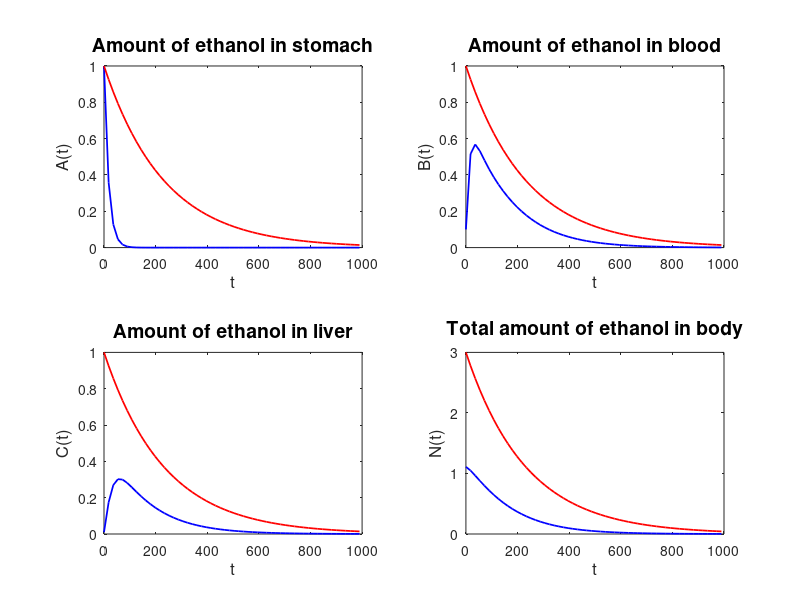

Recreate this plot in MATLAB.
%%%%%%%%%%%%%%%%%%%%%%%%%%%%%%%%%%%%%%%%%%%%%%%%%%%%%%%%%
%                                                       %
% Algorithm 2: First NSFD Method For Ethanol Metabolism %
%                                                       %
%%%%%%%%%%%%%%%%%%%%%%%%%%%%%%%%%%%%%%%%%%%%%%%%%%%%%%%%%

% Step 0: Clearing

clear all;
close all;
clc;

% Step 1: Define All Constant Problem Parameters

a = 0.1;
b = 0.025;
c = 0.020;
d = 1;

% Step 2: Set Up Time Vector, Solution Vectors And Initial Conditions

% Step 2.1: Definition Of Time Vector

T = 1000;
h = 18;
t = 0:h:T;

% Step 2.2: Definition Of Initial Conditions And Solution Matrix X

X2      = zeros(3,length(t));
eig2      = zeros(3,length(t));
A_0     = 1.00;
B_0     = 0.10;
C_0     = 0.01;
eig2(1,1) = 1.00;
eig2(2,1) = 1.00;
eig2(3,1) = 1.00;
X2(1,1) = A_0;
X2(2,1) = B_0;
X2(3,1) = C_0;

% Step 2.3: Eigenvalues and Eigenvectors of System Matrix of Super-Solution

A_Super   = [-a 0 0; a -b b; 0 b -(b+c/(d+A_0+B_0+C_0))];
[V,W]     = eig(A_Super);

% Step 3: NSFD Method For Solving The Differential Equation

% Step 3.1: Definition Of Matrix A2

A2      = zeros(3,3);
A2(1,1) = 1/(1+h*a);

% Step 3.2: Solution Loop For NSFD Scheme

for j = 1:1:(length(t)-1)
  A2(2,1)     = ((h*a)/((1+h*a)*(1+h*b)));
  A2(2,2)     = (1/(1+h*b));
  A2(2,3)     = (h*b)/((1+h*b));
  A2(3,1)     = (h^2*a*b)/((1+h*a)*(1+h*b)*(1+(h*c)/(d+X2(3,j))));
  A2(3,2)     = (h*b)/((1+h*b)*(1+(h*c)/(d+X2(3,j))));
  A2(3,3)     = 1/((1+h*b)*(1+(h*c)/(d+X2(3,j))));
  eig2(:,j+1) = eig(A2);
  X2(:,j+1)   = A2*X2(:,j);
endfor

% Step 4: Plotting Of Solutions

A2_max = max(max(A2(:,2:1:end)));

figure(2)

hold on

subplot(2,2,1);
plot(t,X2(1,:),'color','blue','linewidth',1.25);
hold on
plot(t,(max([A_0,B_0,C_0]))*exp(max(min(W))*t),'color','red','linewidth',1.25);
title('Amount of ethanol in stomach','fontsize',14);
xlabel('t','fontsize',12);
ylabel('A(t)','fontsize',12);
yticks([0 0.2 0.4 0.6 0.8 1.0 1.2]);

subplot(2,2,2);
plot(t,X2(2,:),'color','blue','linewidth',1.25);
hold on
plot(t,(max([A_0,B_0,C_0]))*exp(max(min(W))*t),'color','red','linewidth',1.25);
title('Amount of ethanol in blood','fontsize',14);
xlabel('t','fontsize',12);
ylabel('B(t)','fontsize',12);
yticks([0 0.2 0.4 0.6 0.8 1.0 1.2]);

subplot(2,2,3);
plot(t,X2(3,:),'color','blue','linewidth',1.25);
hold on
plot(t,(max([A_0,B_0,C_0]))*exp(max(min(W))*t),'color','red','linewidth',1.25);
title('Amount of ethanol in liver','fontsize',14);
xlabel('t','fontsize',12);
ylabel('C(t)','fontsize',12);
yticks([0 0.2 0.4 0.6 0.8 1.0 1.2]);

subplot(2,2,4);
plot(t,X2(1,:)+X2(2,:)+X2(3,:),'color','blue','linewidth',1.25);
hold on
plot(t,3*(max([A_0,B_0,C_0]))*exp(max(min(W))*t),'color','red','linewidth',1.25);
title('Total amount of ethanol in body','fontsize',14);
xlabel('t','fontsize',12);
ylabel('N(t)','fontsize',12);
yticks([0 1 2 3]);

hold off
